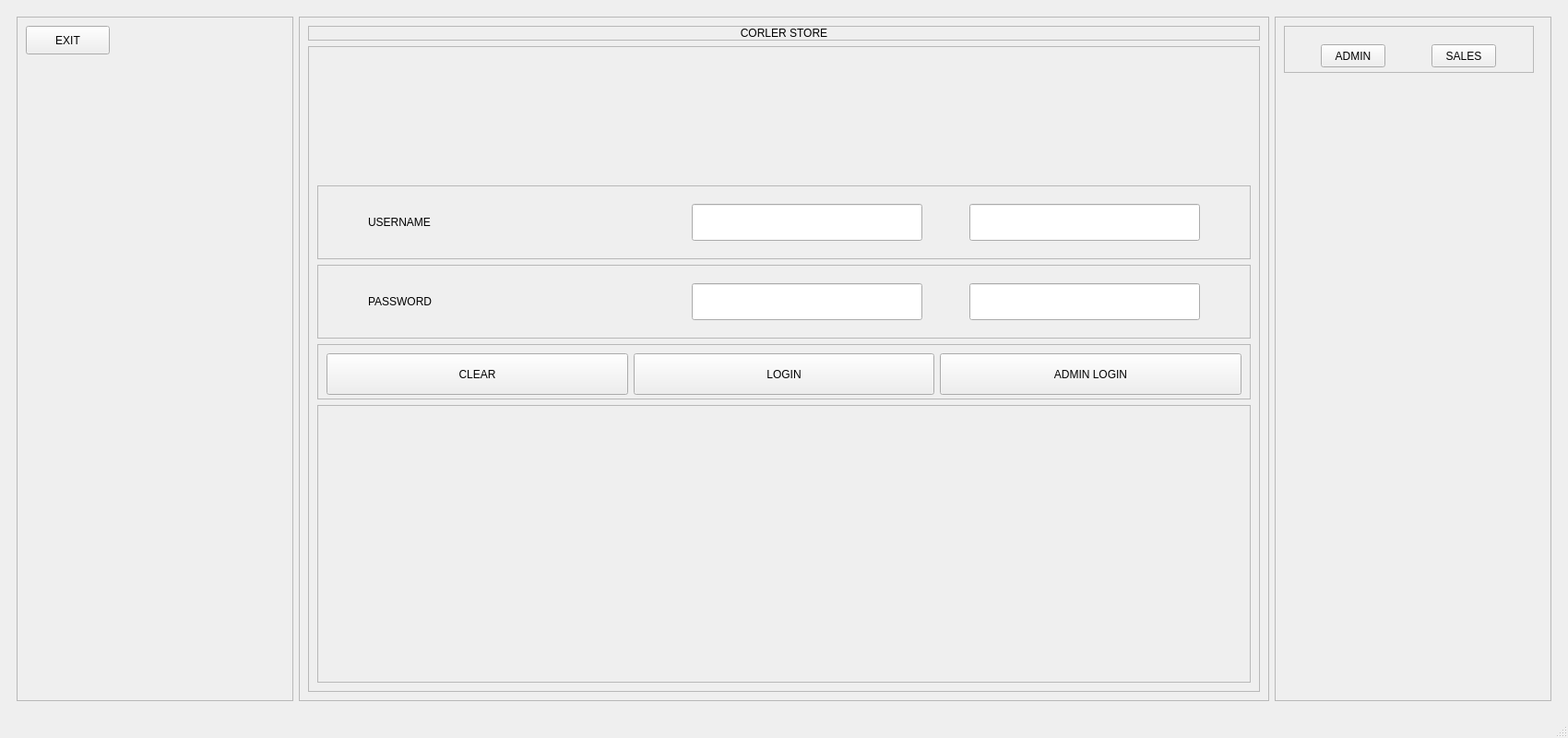
<?xml version="1.0" encoding="UTF-8"?>
<ui version="4.0">
 <class>MainWindow</class>
 <widget class="QMainWindow" name="MainWindow">
  <property name="geometry">
   <rect>
    <x>0</x>
    <y>0</y>
    <width>1700</width>
    <height>800</height>
   </rect>
  </property>
  <property name="windowTitle">
   <string>MainWindow</string>
  </property>
  <widget class="QWidget" name="centralwidget">
   <layout class="QHBoxLayout" name="horizontalLayout">
    <item>
     <widget class="QWidget" name="widget" native="true">
      <layout class="QHBoxLayout" name="horizontalLayout_2">
       <item>
        <widget class="QFrame" name="frame_2">
         <property name="minimumSize">
          <size>
           <width>300</width>
           <height>400</height>
          </size>
         </property>
         <property name="maximumSize">
          <size>
           <width>300</width>
           <height>16777215</height>
          </size>
         </property>
         <property name="styleSheet">
          <string notr="true"/>
         </property>
         <property name="frameShape">
          <enum>QFrame::StyledPanel</enum>
         </property>
         <property name="frameShadow">
          <enum>QFrame::Raised</enum>
         </property>
         <widget class="QPushButton" name="EXIT">
          <property name="geometry">
           <rect>
            <x>10</x>
            <y>10</y>
            <width>91</width>
            <height>31</height>
           </rect>
          </property>
          <property name="text">
           <string>EXIT</string>
          </property>
         </widget>
        </widget>
       </item>
       <item>
        <widget class="QFrame" name="frame">
         <property name="frameShape">
          <enum>QFrame::StyledPanel</enum>
         </property>
         <property name="frameShadow">
          <enum>QFrame::Raised</enum>
         </property>
         <layout class="QVBoxLayout" name="verticalLayout">
          <item>
           <widget class="QFrame" name="frame_4">
            <property name="maximumSize">
             <size>
              <width>16777215</width>
              <height>80</height>
             </size>
            </property>
            <property name="frameShape">
             <enum>QFrame::StyledPanel</enum>
            </property>
            <property name="frameShadow">
             <enum>QFrame::Raised</enum>
            </property>
            <layout class="QHBoxLayout" name="horizontalLayout_3">
             <property name="spacing">
              <number>0</number>
             </property>
             <property name="leftMargin">
              <number>0</number>
             </property>
             <property name="topMargin">
              <number>0</number>
             </property>
             <property name="rightMargin">
              <number>0</number>
             </property>
             <property name="bottomMargin">
              <number>0</number>
             </property>
             <item>
              <widget class="QLabel" name="label">
               <property name="styleSheet">
                <string notr="true">font: 75 30pt &quot;MS Shell Dlg 2&quot;;
font: 40pt &quot;Harrington&quot;;</string>
               </property>
               <property name="text">
                <string>CORLER STORE</string>
               </property>
               <property name="alignment">
                <set>Qt::AlignCenter</set>
               </property>
              </widget>
             </item>
            </layout>
           </widget>
          </item>
          <item>
           <widget class="QFrame" name="frame_5">
            <property name="frameShape">
             <enum>QFrame::StyledPanel</enum>
            </property>
            <property name="frameShadow">
             <enum>QFrame::Raised</enum>
            </property>
            <layout class="QVBoxLayout" name="verticalLayout_2">
             <property name="topMargin">
              <number>150</number>
             </property>
             <item>
              <widget class="QFrame" name="frame_8">
               <property name="minimumSize">
                <size>
                 <width>800</width>
                 <height>80</height>
                </size>
               </property>
               <property name="frameShape">
                <enum>QFrame::StyledPanel</enum>
               </property>
               <property name="frameShadow">
                <enum>QFrame::Raised</enum>
               </property>
               <layout class="QHBoxLayout" name="horizontalLayout_5">
                <item>
                 <widget class="QLabel" name="label_2">
                  <property name="minimumSize">
                   <size>
                    <width>300</width>
                    <height>30</height>
                   </size>
                  </property>
                  <property name="maximumSize">
                   <size>
                    <width>300</width>
                    <height>16777215</height>
                   </size>
                  </property>
                  <property name="styleSheet">
                   <string notr="true">font: 75 24pt &quot;MS Shell Dlg 2&quot;;</string>
                  </property>
                  <property name="text">
                   <string>USERNAME</string>
                  </property>
                 </widget>
                </item>
                <item>
                 <widget class="QLineEdit" name="username">
                  <property name="minimumSize">
                   <size>
                    <width>250</width>
                    <height>40</height>
                   </size>
                  </property>
                  <property name="maximumSize">
                   <size>
                    <width>200</width>
                    <height>16777215</height>
                   </size>
                  </property>
                  <property name="styleSheet">
                   <string notr="true">font: 75 14pt &quot;MS Shell Dlg 2&quot;;</string>
                  </property>
                  <property name="text">
                   <string/>
                  </property>
                 </widget>
                </item>
                <item>
                 <widget class="QLineEdit" name="admusername">
                  <property name="minimumSize">
                   <size>
                    <width>250</width>
                    <height>40</height>
                   </size>
                  </property>
                  <property name="maximumSize">
                   <size>
                    <width>200</width>
                    <height>16777215</height>
                   </size>
                  </property>
                  <property name="styleSheet">
                   <string notr="true">font: 75 14pt &quot;MS Shell Dlg 2&quot;;</string>
                  </property>
                  <property name="text">
                   <string/>
                  </property>
                 </widget>
                </item>
               </layout>
              </widget>
             </item>
             <item>
              <widget class="QFrame" name="frame_10">
               <property name="minimumSize">
                <size>
                 <width>800</width>
                 <height>80</height>
                </size>
               </property>
               <property name="frameShape">
                <enum>QFrame::StyledPanel</enum>
               </property>
               <property name="frameShadow">
                <enum>QFrame::Raised</enum>
               </property>
               <layout class="QHBoxLayout" name="horizontalLayout_6">
                <item>
                 <widget class="QLabel" name="label_3">
                  <property name="minimumSize">
                   <size>
                    <width>300</width>
                    <height>30</height>
                   </size>
                  </property>
                  <property name="maximumSize">
                   <size>
                    <width>300</width>
                    <height>16777215</height>
                   </size>
                  </property>
                  <property name="styleSheet">
                   <string notr="true">font: 75 24pt &quot;MS Shell Dlg 2&quot;;</string>
                  </property>
                  <property name="text">
                   <string>PASSWORD</string>
                  </property>
                 </widget>
                </item>
                <item>
                 <widget class="QLineEdit" name="password">
                  <property name="minimumSize">
                   <size>
                    <width>250</width>
                    <height>40</height>
                   </size>
                  </property>
                  <property name="maximumSize">
                   <size>
                    <width>200</width>
                    <height>16777215</height>
                   </size>
                  </property>
                  <property name="styleSheet">
                   <string notr="true">font: 75 14pt &quot;MS Shell Dlg 2&quot;;</string>
                  </property>
                  <property name="echoMode">
                   <enum>QLineEdit::Password</enum>
                  </property>
                 </widget>
                </item>
                <item>
                 <widget class="QLineEdit" name="admpassword">
                  <property name="minimumSize">
                   <size>
                    <width>250</width>
                    <height>40</height>
                   </size>
                  </property>
                  <property name="maximumSize">
                   <size>
                    <width>200</width>
                    <height>16777215</height>
                   </size>
                  </property>
                  <property name="styleSheet">
                   <string notr="true">font: 75 14pt &quot;MS Shell Dlg 2&quot;;</string>
                  </property>
                  <property name="echoMode">
                   <enum>QLineEdit::Password</enum>
                  </property>
                 </widget>
                </item>
               </layout>
              </widget>
             </item>
             <item>
              <widget class="QFrame" name="frame_6">
               <property name="minimumSize">
                <size>
                 <width>0</width>
                 <height>60</height>
                </size>
               </property>
               <property name="frameShape">
                <enum>QFrame::StyledPanel</enum>
               </property>
               <property name="frameShadow">
                <enum>QFrame::Raised</enum>
               </property>
               <layout class="QHBoxLayout" name="horizontalLayout_7">
                <item>
                 <widget class="QPushButton" name="clear_btn">
                  <property name="minimumSize">
                   <size>
                    <width>250</width>
                    <height>45</height>
                   </size>
                  </property>
                  <property name="styleSheet">
                   <string notr="true">font: 75 14pt &quot;MS Shell Dlg 2&quot;;</string>
                  </property>
                  <property name="text">
                   <string>CLEAR</string>
                  </property>
                 </widget>
                </item>
                <item>
                 <widget class="QPushButton" name="login_btn">
                  <property name="minimumSize">
                   <size>
                    <width>250</width>
                    <height>45</height>
                   </size>
                  </property>
                  <property name="styleSheet">
                   <string notr="true">font: 75 14pt &quot;MS Shell Dlg 2&quot;;</string>
                  </property>
                  <property name="text">
                   <string>LOGIN</string>
                  </property>
                 </widget>
                </item>
                <item>
                 <widget class="QPushButton" name="adm_btn">
                  <property name="minimumSize">
                   <size>
                    <width>250</width>
                    <height>45</height>
                   </size>
                  </property>
                  <property name="styleSheet">
                   <string notr="true">font: 75 14pt &quot;MS Shell Dlg 2&quot;;</string>
                  </property>
                  <property name="text">
                   <string>ADMIN LOGIN</string>
                  </property>
                 </widget>
                </item>
               </layout>
              </widget>
             </item>
             <item>
              <widget class="QFrame" name="frame_9">
               <property name="frameShape">
                <enum>QFrame::StyledPanel</enum>
               </property>
               <property name="frameShadow">
                <enum>QFrame::Raised</enum>
               </property>
               <layout class="QHBoxLayout" name="horizontalLayout_4">
                <item>
                 <spacer name="verticalSpacer">
                  <property name="orientation">
                   <enum>Qt::Vertical</enum>
                  </property>
                  <property name="sizeHint" stdset="0">
                   <size>
                    <width>20</width>
                    <height>286</height>
                   </size>
                  </property>
                 </spacer>
                </item>
               </layout>
              </widget>
             </item>
            </layout>
           </widget>
          </item>
         </layout>
        </widget>
       </item>
       <item>
        <widget class="QFrame" name="frame_3">
         <property name="minimumSize">
          <size>
           <width>300</width>
           <height>400</height>
          </size>
         </property>
         <property name="maximumSize">
          <size>
           <width>300</width>
           <height>16777215</height>
          </size>
         </property>
         <property name="styleSheet">
          <string notr="true"/>
         </property>
         <property name="frameShape">
          <enum>QFrame::StyledPanel</enum>
         </property>
         <property name="frameShadow">
          <enum>QFrame::Raised</enum>
         </property>
         <widget class="QFrame" name="frame_7">
          <property name="geometry">
           <rect>
            <x>10</x>
            <y>10</y>
            <width>271</width>
            <height>51</height>
           </rect>
          </property>
          <property name="frameShape">
           <enum>QFrame::StyledPanel</enum>
          </property>
          <property name="frameShadow">
           <enum>QFrame::Raised</enum>
          </property>
          <widget class="QPushButton" name="adm">
           <property name="geometry">
            <rect>
             <x>40</x>
             <y>20</y>
             <width>70</width>
             <height>25</height>
            </rect>
           </property>
           <property name="minimumSize">
            <size>
             <width>70</width>
             <height>22</height>
            </size>
           </property>
           <property name="text">
            <string>ADMIN</string>
           </property>
          </widget>
          <widget class="QPushButton" name="sls">
           <property name="geometry">
            <rect>
             <x>160</x>
             <y>20</y>
             <width>70</width>
             <height>25</height>
            </rect>
           </property>
           <property name="minimumSize">
            <size>
             <width>70</width>
             <height>22</height>
            </size>
           </property>
           <property name="text">
            <string>SALES</string>
           </property>
          </widget>
         </widget>
        </widget>
       </item>
      </layout>
     </widget>
    </item>
   </layout>
  </widget>
  <widget class="QMenuBar" name="menubar">
   <property name="geometry">
    <rect>
     <x>0</x>
     <y>0</y>
     <width>1700</width>
     <height>18</height>
    </rect>
   </property>
  </widget>
  <widget class="QStatusBar" name="statusbar"/>
 </widget>
 <resources/>
 <connections/>
</ui>
